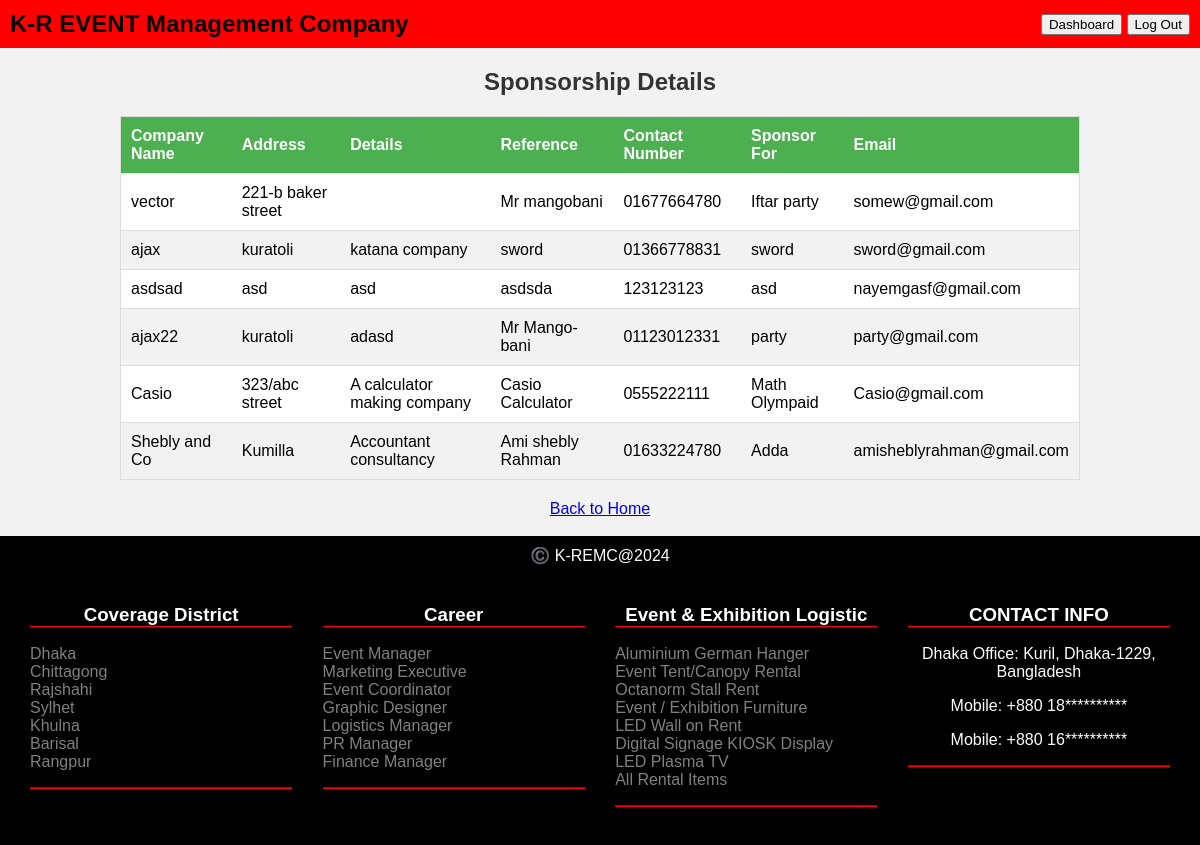
The page /view/allsponsor.php (signed in) on the database its author committed.
### tables this page shows
CREATE TABLE `sponsorship_details` (
  `id` int(11) NOT NULL,
  `company_name` varchar(255) NOT NULL,
  `address` varchar(255) NOT NULL,
  `details` text NOT NULL,
  `reference` varchar(255) NOT NULL,
  `contact_number` varchar(20) NOT NULL,
  `sponsor_for` varchar(255) NOT NULL,
  `email` varchar(255) NOT NULL
);

### model/userModel.php (called while the page is built, shortened)
<?php
    function getAllSponsorships(){
        $con = dbConnection();
        $sql = "SELECT * FROM sponsorship_details";
        $result = mysqli_query($con, $sql);
        $sponsorships = [];
        while($row = mysqli_fetch_assoc($result)){
            array_push($sponsorships, $row);
        }
        return $sponsorships;
    }
?>

### view/allsponsor.php (the view, shortened to what this page needs)
<!DOCTYPE html>
<html lang="en">
<head>
    <div style="background-color: red; padding: 10px; display: flex; justify-content: space-between; align-items: center;">
     <div style="font-weight: bold; font-size: 24px; font-family: 'Arial', sans-serif;">K-R EVENT Management Company</div>
            <div class="btn-container">
                <a href="profile.php" style="text-decoration: none;">
                    <button>Dashboard</button>
                </a>
                <a href="home.php" style="text-decoration: none;">
                    <button>Log Out</button>
                </a>
            </div>
        </div>
</head>
<body>
    <h2>Sponsorship Details</h2>
    <table>
        <thead>
            <tr>
                <th>Company Name</th>
                <th>Address</th>
                <th>Details</th>
                <th>Reference</th>
                <th>Contact Number</th>
                <th>Sponsor For</th>
                <th>Email</th>
            </tr>
        </thead>
        <tbody>
            <?php
            require_once('../model/userModel.php');
            $sponsorships = getAllSponsorships();
            foreach ($sponsorships as $sponsorship) {
                echo "<tr>";
                echo "<td>" . $sponsorship['company_name'] . "</td>";
                echo "<td>" . $sponsorship['address'] . "</td>";
                echo "<td>" . $sponsorship['details'] . "</td>";
                echo "<td>" . $sponsorship['reference'] . "</td>";
                echo "<td>" . $sponsorship['contact_number'] . "</td>";
                echo "<td>" . $sponsorship['sponsor_for'] . "</td>";
                echo "<td>" . $sponsorship['email'] . "</td>";
                echo "</tr>";
            }
            ?>
        </tbody>
    </table>
    <a href="profile.php" class="back-btn">Back to Home</a>
    <br>
    <div style="background-color: black; color: white; text-align: center; padding: 10px;">
    ©️ K-REMC@2024
        <div style="display: flex; justify-content: space-between; padding: 20px;">
            <div style="width: 23%;">
                <h3 style="color: white; border-bottom: 1px solid red;">Coverage District</h3>
                <ul style="list-style-type: none; color: gray; padding: 0;text-align: left;">
                    <li>Dhaka</li>
                    <li>Chittagong</li>
                    <li>Rajshahi</li>
                    <li>Sylhet</li>
                    <li>Khulna</li>
                    <li>Barisal</li>
                    <li>Rangpur</li>
                </ul>
                <hr style="border-color: red;">
            </div>
            <div style="width: 23%;">
                <h3 style="color: white; border-bottom: 1px solid red;">Career</h3>
                <ul style="list-style-type: none; color: gray; padding: 0;text-align: left;">
                    <li>Event Manager</li>
                    <li>Marketing Executive</li>
                    <li>Event Coordinator</li>
                    <li>Graphic Designer</li>
                    <li>Logistics Manager</li>
                    <li>PR Manager</li>
                    <li>Finance Manager</li>
                </ul>
                <hr style="border-color: red;">
            </div>
            <div style="width: 23%;">
                <h3 style="color: white; border-bottom: 1px solid red;">Event & Exhibition Logistic</h3>
                <ul style="list-style-type: none; color: gray; padding: 0;text-align: left;  ">
                    <li>Aluminium German Hanger</li>
                    <li>Event Tent/Canopy Rental</li>
                    <li>Octanorm Stall Rent</li>
                    <li>Event / Exhibition Furniture</li>
                    <li>LED Wall on Rent</li>
                    <li>Digital Signage KIOSK Display</li>
                    <li>LED Plasma TV</li>
                    <li>All Rental Items</li>
                </ul>
                <hr style="border-color: red;">
            </div>
            <div style="width: 23%;">
            <h3 style="color: white; border-bottom: 1px solid red;">CONTACT INFO</h3>
            <p style="color: white;">Dhaka Office: Kuril, Dhaka-1229, Bangladesh</p>
            <p style="color: white;">Mobile: +880 18**********</p>
            <p style="color: white;">Mobile: +880 16**********</p>
            <hr style="border-color: red;">
        </div>
    </div>
</div>
</body>
</html>

### view/allsponsor.php (style rules this page uses)
body { font-family: Arial, sans-serif; background-color: #f2f2f2; margin: 0; padding: 0; }
h2 { text-align: center; color: #333; margin-top: 20px; }
table { margin: 0 auto; border-collapse: collapse; width: 80%; background-color: #fff; border: 1px solid #ddd; border-radius: 5px; }
th, td { padding: 10px; text-align: left; border-bottom: 1px solid #ddd; }
th { background-color: #4CAF50; color: white; }
tr:nth-child(even) { background-color: #f2f2f2; }
.back-btn { display: block; text-align: center; margin-top: 20px; }

### rows shown on the page
sponsorship_details: company_name "vector", address "221-b baker street", reference "Mr mangobani", contact_number "01677664780", sponsor_for "Iftar party", email "somew@gmail.com"
sponsorship_details: company_name "ajax", address "kuratoli", details "katana company", reference "sword", contact_number "01366778831", sponsor_for "sword", email "sword@gmail.com"
sponsorship_details: company_name "asdsad", address "asd", details "asd", reference "asdsda", contact_number "123123123", sponsor_for "asd", email "nayemgasf@gmail.com"
sponsorship_details: company_name "ajax22", address "kuratoli", details "adasd", reference "Mr Mango-bani", contact_number "01123012331", sponsor_for "party", email "party@gmail.com"
sponsorship_details: company_name "Casio", address "323/abc street", details "A calculator making company", reference "Casio Calculator", contact_number "0555222111", sponsor_for "Math Olympaid", email "Casio@gmail.com"
sponsorship_details: company_name "Shebly and Co", address "Kumilla", details "Accountant consultancy", reference "Ami shebly Rahman", contact_number "01633224780", sponsor_for "Adda", email "amisheblyrahman@gmail.com"
